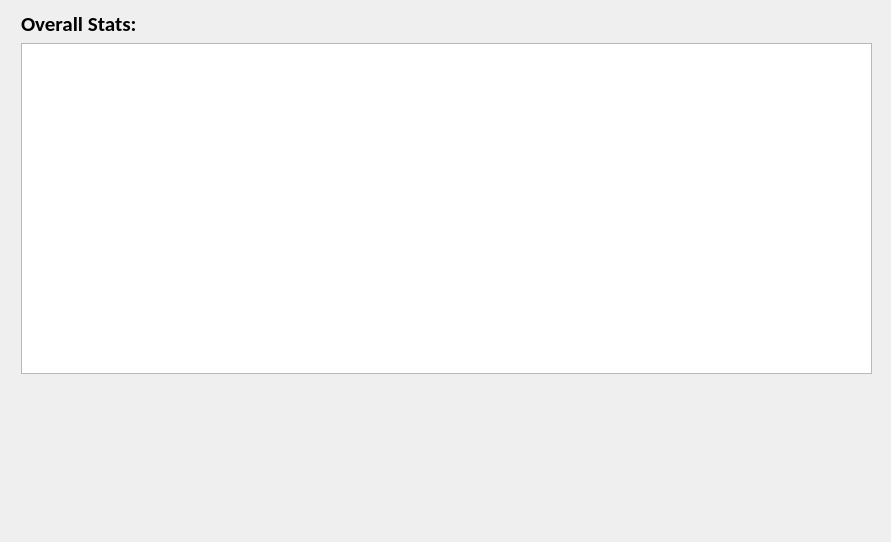
<?xml version="1.0" encoding="UTF-8"?>
<ui version="4.0">
 <class>StatsWindow</class>
 <widget class="QDialog" name="StatsWindow">
  <property name="geometry">
   <rect>
    <x>0</x>
    <y>0</y>
    <width>891</width>
    <height>542</height>
   </rect>
  </property>
  <property name="windowTitle">
   <string>Dialog</string>
  </property>
  <widget class="QTableView" name="overalStatsView">
   <property name="geometry">
    <rect>
     <x>21</x>
     <y>43</y>
     <width>851</width>
     <height>331</height>
    </rect>
   </property>
  </widget>
  <widget class="QLabel" name="label">
   <property name="geometry">
    <rect>
     <x>21</x>
     <y>11</y>
     <width>115</width>
     <height>26</height>
    </rect>
   </property>
   <property name="font">
    <font>
     <family>Calibri</family>
     <pointsize>16</pointsize>
     <weight>75</weight>
     <bold>true</bold>
    </font>
   </property>
   <property name="text">
    <string>Overall Stats:</string>
   </property>
  </widget>
 </widget>
 <resources/>
 <connections/>
</ui>
